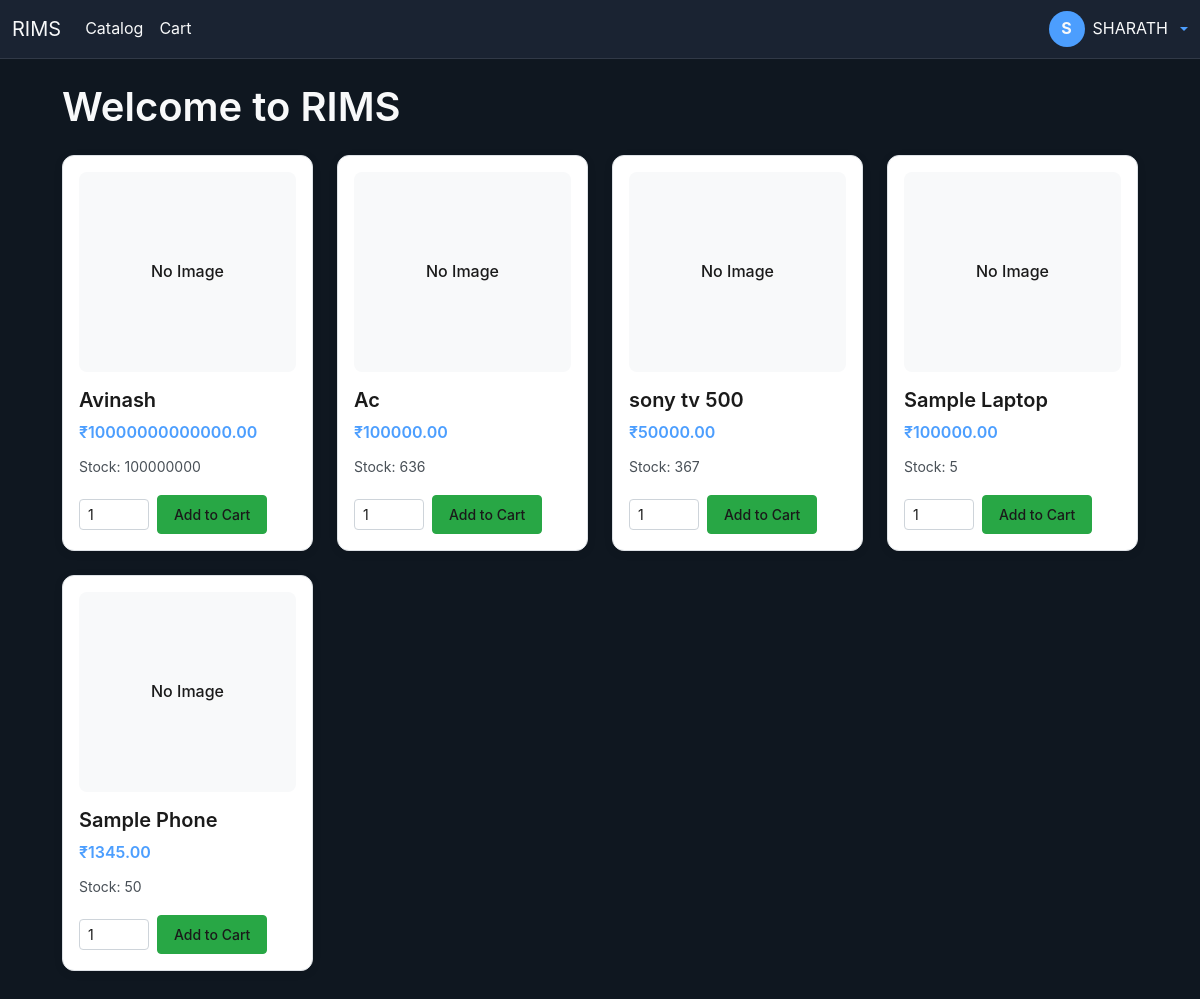
/home (signed in), run on the app's committed database.
### models.py (models this page shows)
class User(UserMixin, db.Model):
    __tablename__ = 'user'
    id = db.Column(db.Integer, primary_key=True)
    username = db.Column(db.String(100), unique=True, nullable=False)
    password_hash = db.Column(db.String(200), nullable=False)
    email = db.Column(db.String(120), unique=True)
    role = db.Column(db.String(20), default='customer')
    created_at = db.Column(db.DateTime, default=datetime.utcnow)

class Product(db.Model):
    __tablename__ = 'product'
    product_id = db.Column(db.Integer, primary_key=True)
    product_name = db.Column(db.String(200), nullable=False)
    product_description = db.Column(db.Text)
    unit_price = db.Column(db.Numeric(12,2), default=0)
    quantity = db.Column(db.Integer, default=0)
    category_id = db.Column(db.Integer, db.ForeignKey('category.category_id'), nullable=True)
    image_filename = db.Column(db.String(255), nullable=True)
    created_at = db.Column(db.DateTime, default=datetime.utcnow)

### app.py (the view)
    @app.route('/home')
    def home():
        from flask_login import current_user
        if not getattr(current_user, "is_authenticated", False):
            try:
                return redirect(url_for('auth.register'))
            except Exception:
                return "Auth register route not available. Check logs.", 503
        try:
            from models import Product, Inventory
        except Exception:
            app.logger.exception("Couldn't import Product/Inventory in home route.")
            return "Server error: models not available.", 500
        total_products = 0
        low_stock_count = 0
        preview_products = []
        try:
            total_products = Product.query.count()
        except Exception:
            app.logger.exception("Counting products failed.")
            total_products = 0
        try:
            if hasattr(Inventory, "quantity_available"):
                low_stock_count = Inventory.query.filter(Inventory.quantity_available <= 5).count()
            else:
                if hasattr(Product, "quantity"):
                    low_stock_count = Product.query.filter(Product.quantity <= 5).count()
                else:
                    low_stock_count = 0
        except Exception:
            app.logger.exception("Calculating low_stock_count failed.")
            low_stock_count = 0
        try:
            preview_products = Product.query.order_by(Product.product_id.desc()).limit(8).all()
        except Exception:
            app.logger.exception("Querying preview products failed.")
            preview_products = []
        return render_template(
            "home.html",
            products=preview_products,
            total_products=total_products,
            low_stock_count=low_stock_count,
            now=datetime.utcnow
        )

### templates/home.html (shortened to what this page needs)
{% extends 'base.html' %}
{% block content %}
<h1 class="mb-4">Welcome to RIMS</h1>
<div class="row">
{% for p in products %}
	<div class="col-md-3 mb-4">
		<div class="card p-3 h-100">
			{% if p.image_filename %}
				<div class="product-img-placeholder mb-3" style="display:none">No Image</div>
			{% else %}
				<div class="product-img-placeholder mb-3">No Image</div>
			{% endif %}
			<h5 class="mb-2">{{ p.product_name }}</h5>
			<div class="mb-2"><strong class="text-primary">₹{{ "%.2f"|format(p.unit_price) }}</strong></div>
			<p class="text-muted mb-3"><small>Stock: {{ p.quantity }}</small></p>
			<div class="d-flex align-items-center mt-auto">
				<input class="form-control form-control-sm me-2" type="number" min="1" max="{{ p.quantity }}" value="1" style="width:70px;" id="q{{ p.product_id }}">
				<button onclick="addToCart({{ p.product_id }}, document.getElementById('q{{ p.product_id }}').value)" class="btn btn-success btn-sm">Add to Cart</button>
			</div>
		</div>
	</div>
{% endfor %}
</div>
{% endblock %}

### templates/base.html (shortened to what this page needs)
<!doctype html>
<html>
<head>
  <link href="https://cdn.jsdelivr.net/npm/bootstrap@5.3.0/dist/css/bootstrap.min.css" rel="stylesheet">
</head>
<body>
  <nav class="navbar navbar-expand-lg navbar-dark">
    <div class="container-fluid">
      <a class="navbar-brand" href="{{ url_for('home') }}">RIMS</a>
      <div class="collapse navbar-collapse" id="mainNav">
        <ul class="navbar-nav me-auto">
          <li class="nav-item"><a class="nav-link" href="{{ url_for('catalog.catalog') }}">Catalog</a></li>
          <li class="nav-item"><a class="nav-link" href="{{ url_for('cart.index') }}">Cart</a></li>
        </ul>
        <div class="d-flex align-items-center ms-3">
          {% if current_user.is_authenticated %}
            <div class="dropdown">
              <a class="d-flex align-items-center text-decoration-none dropdown-toggle" href="#" id="profileMenu" data-bs-toggle="dropdown" aria-expanded="false">
                <div class="profile-icon me-2">{{ (current_user.username[0]|upper) if current_user.username else 'U' }}</div>
                <div class="d-none d-md-block me-2" style="color:var(--muted);">{{ current_user.username }}</div>
              </a>
            </div>
          {% else %}
            <a class="btn btn-sm btn-outline-primary me-2" href="{{ url_for('auth.login') }}">Sign in</a>
            <a class="btn btn-sm btn-primary" href="{{ url_for('auth.register') }}">Register</a>
          {% endif %}
        </div>
      </div>
    </div>
  </nav>
  <div class="container py-4">
    {% block content %}{% endblock %}
  </div>
</body>
</html>

### templates/base.html (style rules this page uses)
:root { --surface: #0f1720; --accent: #4c9efe; --muted: rgba(255,255,255,0.75); color-scheme: dark; }
body { background: var(--surface); color: #f8f9fa !important; font-family: Inter, system-ui, -apple-system, 'Segoe UI', Roboto, 'Helvetica Neue', Arial; font-size: 16px; line-height: 1.6; }
.container { max-width: 1100px; }
.card { background: #ffffff !important; border: 1px solid #dee2e6 !important; border-radius: 12px; color: #1a1a1a !important; box-shadow: 0 2px 8px rgba(0,0,0,0.1); }
.card, .card * { color: #1a1a1a !important; }
h1, h2, h3, h4, h5, h6 { color: #f8f9fa !important; font-weight: 600; margin-bottom: 1rem; }
.card h1, .card h2, .card h3, .card h4, .card h5, .card h6 { color: #1a1a1a !important; }
p, div, span, label { color: #f8f9fa !important; }
.card p, .card div, .card span, .card label { color: #1a1a1a !important; }
.text-muted { color: rgba(248, 249, 250, 0.85) !important; }
.card .text-muted { color: #495057 !important; }
a { color: var(--accent) !important; text-decoration: none; }
input.form-control, textarea.form-control, select.form-select { color: #1a1a1a !important; background: #ffffff !important; border: 1px solid #ced4da !important; }
.btn { font-weight: 500; padding: 0.5rem 1rem; }
.profile-icon { width: 36px; height: 36px; border-radius: 50%; background: var(--accent); display: inline-flex; align-items: center; justify-content: center; color: #fff; font-weight: 700; }
.navbar { background: #1a2332 !important; border-bottom: 1px solid rgba(255,255,255,0.1); }
.navbar-brand, .nav-link { color: #f8f9fa !important; }
.product-img-placeholder { width: 100%; height: 200px; background: #f8f9fa; display: flex; align-items: center; justify-content: center; border-radius: 8px; color: #6c757d; font-weight: 500; }
.container { color: #f8f9fa !important; }
small, .small { color: rgba(248, 249, 250, 0.9) !important; }
.card small, .card .small { color: #495057 !important; }
strong, b { color: #f8f9fa !important; font-weight: 600; }
.card strong, .card b { color: #1a1a1a !important; }
.text-primary { color: var(--accent) !important; }
.card .text-primary { color: var(--accent) !important; }
.mb-4 { margin-bottom: 1.5rem !important; }
.card { padding: 1.5rem; }
.card.p-3 { padding: 1rem; }
.btn-success { background: #28a745; border-color: #28a745; color: #1a1a1a !important; }
div, span { color: inherit; }
* { visibility: visible !important; }
.card, .card * { visibility: visible !important; }

### templates/home.html (style rules this page uses)
:root { --surface:#0f1720;--accent:#4c9efe;--muted:rgba(255,255,255,0.75);color-scheme:dark }
body { background:var(--surface);color:#f8f9fa!important;font-family:Inter,system-ui,-apple-system,'Segoe UI',Roboto,'Helvetica Neue',Arial;font-size:16px;line-height:1.6 }
.container { max-width:1100px }
.card { background:#ffffff!important;border:1px solid #dee2e6!important;border-radius:12px;color:#1a1a1a!important;box-shadow:0 2px 8px rgba(0,0,0,0.1) }
.card,.card * { color:#1a1a1a!important }
h1,h2,h3,h4,h5,h6 { color:#f8f9fa!important;font-weight:600;margin-bottom:1rem }
.card h1,.card h2,.card h3,.card h4,.card h5,.card h6 { color:#1a1a1a!important }
p,div,span,label { color:#f8f9fa!important }
.card p,.card div,.card span,.card label { color:#1a1a1a!important }
.text-muted { color:rgba(248,249,250,0.85)!important }
.card .text-muted { color:#495057!important }
a { color:var(--accent)!important;text-decoration:none }
input.form-control,textarea.form-control,select.form-select { color:#1a1a1a!important;background:#ffffff!important;border:1px solid #ced4da!important }
.btn-success { background:#28a745;border-color:#28a745;color:#1a1a1a!important }
strong,b { color:#f8f9fa!important;font-weight:600 }
.card strong,.card b { color:#1a1a1a!important }
.text-primary { color:var(--accent)!important }
.product-img-placeholder { width:100%;height:200px;background:#f8f9fa;display:flex;align-items:center;justify-content:center;border-radius:8px;color:#6c757d;font-weight:500 }
* { visibility:visible!important }
.card,.card * { visibility:visible!important }

### data on the page
User: username "S", username "SHARATH"
Product: shows "No Image", product_name "Avinash", unit_price "10000000000000.00", quantity "100000000"
Product: shows "No Image", product_name "Ac", unit_price "100000.00", quantity "636"
Product: shows "No Image", product_name "sony tv 500", unit_price "50000.00", quantity "367"
Product: product_name "Sample Laptop", unit_price "100000.00", quantity "5"
Product: product_name "Sample Phone", unit_price "1345.00", quantity "50", product_id "1"
